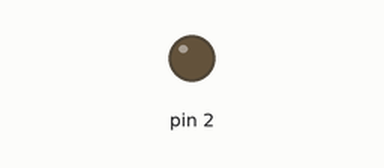
A sketch run on a simulated Arduino Uno, built with avr-gcc and run on an emulated ATmega328P. On the bench: output pins drawn as LEDs (lit = HIGH).

Above: at 2.0 s.
At 6.0 s:
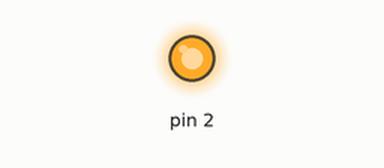
Timing chart, 0 to 10.4 s (numbered marks = the images above):
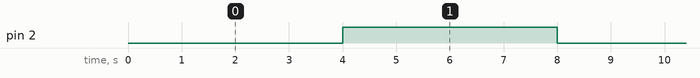

Measured:
- by itself, pin 2: alternates HIGH for 4.0 s and LOW for 4.0 s

The sketch:

relay.ino
```cpp
void setup() {
  // initialize digital pin LED_BUILTIN as an output.
  pinMode(2, OUTPUT);
}

// the loop function runs over and over again forever
void loop() {
  digitalWrite(2, LOW);   // turn the LED on (HIGH is the voltage level)
  delay(4000);                       // wait for a second
  digitalWrite(2, HIGH);    // turn the LED off by making the voltage LOW
  delay(4000);                       // wait for a second
}
```
